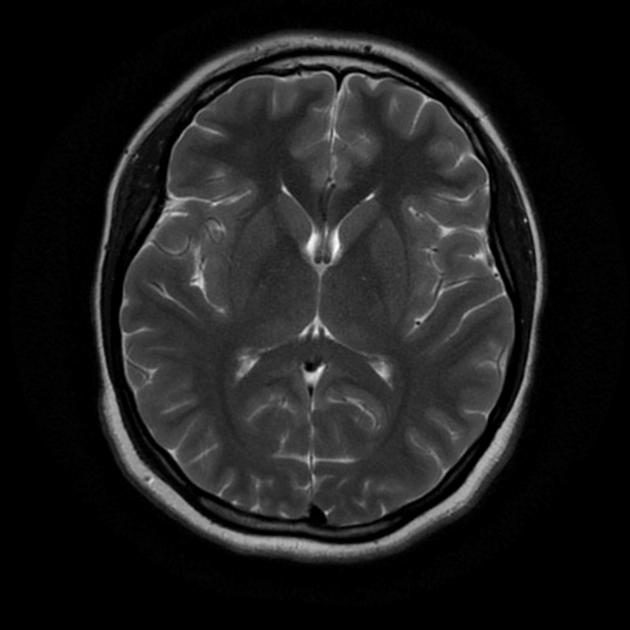
#> input picture augmented_data/aug_no/aug_1 no._0_5766.jpg, 630 x 630 px, given as the content of the folder TRAIN/, which was not available
$ jupyter execute --allow-errors VGG-16-2-unfreeze.ipynb   (shell and % lines are left out)
#> lines starting #> are read from the running program, lines starting #| are printed output that depends on the picture; after the words box and inside, x2 and y2 are one past the last pixel; in counts of white or black regions, pixels touching at a corner belong together; pictures that were not available may be replaced by others from this repository, and a replacement may not be noted
[cell 1]
from keras.applications.vgg19 import VGG19,preprocess_input
from keras.applications.xception import Xception,preprocess_input
from keras.applications.inception_v3 import InceptionV3
from keras.applications.resnet50 import ResNet50
import numpy as np
from tqdm import tqdm
import cv2
import os
import shutil
import itertools
import imutils
import matplotlib.pyplot as plt
from sklearn.preprocessing import LabelBinarizer
from sklearn.model_selection import train_test_split
from sklearn.metrics import accuracy_score, confusion_matrix

# import plotly.graph_objs as go
# from plotly.offline import init_notebook_mode, iplot
# from plotly import tools

from keras.preprocessing.image import ImageDataGenerator
from keras.applications.vgg16 import VGG16, preprocess_input
from keras import layers
from keras.models import Model, Sequential
from keras.optimizers import Adam, RMSprop
from keras.callbacks import EarlyStopping

#init_notebook_mode(connected=True)
RANDOM_SEED = 123

[cell 2]
IMG_PATH = 'augmented_data/'

[cell 3]
# split the data by train/val/test
for CLASS in os.listdir(IMG_PATH):
    if not CLASS.startswith('.'):
        IMG_NUM = len(os.listdir(IMG_PATH + CLASS))
        for (n, FILE_NAME) in enumerate(os.listdir(IMG_PATH + CLASS)):
            img = IMG_PATH + CLASS + '/' + FILE_NAME
            if n < 5:
                shutil.copy(img, 'TEST/' + CLASS.upper() + '/' + FILE_NAME)
            elif n < 0.8*IMG_NUM:
                shutil.copy(img, 'TRAIN/'+ CLASS.upper() + '/' + FILE_NAME)
            else:
                shutil.copy(img, 'VAL/'+ CLASS.upper() + '/' + FILE_NAME)

[cell 4]
def load_data(dir_path, img_size=(100,100)):
    """
    Load resized images as np.arrays to workspace
    """
#> called with dir_path = 'TRAIN/', img_size = (224, 224)
    X = []
    y = []
    i = 0
    labels = dict()
    for path in tqdm(sorted(os.listdir(dir_path))):
        if not path.startswith('.'):
            labels[i] = path
            for file in os.listdir(dir_path + path):
                if not file.startswith('.'):
                    img = cv2.imread(dir_path + path + '/' + file)
#> img is the input picture: shape (630, 630, 3); min 0, max 255, mean 29.8
                    X.append(img)
                    y.append(i)
            i += 1
    X = np.array(X)
    y = np.array(y)
    print(f'{len(X)} images loaded from {dir_path} directory.')
#| 1 images loaded from TRAIN/ directory.
    return X, y, labels

[cell 5]
def plot_confusion_matrix(cm, classes,
                          normalize=False,
                          title='Confusion matrix',
                          cmap=plt.cm.Blues):
    """
    This function prints and plots the confusion matrix.
    Normalization can be applied by setting `normalize=True`.
    """
    plt.figure(figsize = (6,6))
    plt.imshow(cm, interpolation='nearest', cmap=cmap)
    plt.title(title)
    plt.colorbar()
    tick_marks = np.arange(len(classes))
    plt.xticks(tick_marks, classes, rotation=90)
    plt.yticks(tick_marks, classes)
    if normalize:
        cm = cm.astype('float') / cm.sum(axis=1)[:, np.newaxis]

    thresh = cm.max() / 2.
    cm = np.round(cm,2)
    for i, j in itertools.product(range(cm.shape[0]), range(cm.shape[1])):
        plt.text(j, i, cm[i, j],
                 horizontalalignment="center",
                 color="white" if cm[i, j] > thresh else "black")
    plt.tight_layout()
    plt.ylabel('True label')
    plt.xlabel('Predicted label')
    plt.show()

[cell 6]
TRAIN_DIR = 'TRAIN/'
TEST_DIR = 'TEST/'
VAL_DIR = 'VAL/'
IMG_SIZE = (224,224)

# use predefined function to load the image data into workspace
X_train, y_train, labels = load_data(TRAIN_DIR, IMG_SIZE)
#> y_train = [0]; labels = {0: 'aug_1 no._0_5766.jpg'}
X_test, y_test, _ = load_data(TEST_DIR, IMG_SIZE)
#| 1 images loaded from TEST/ directory.
#> y_test = [0]
X_val, y_val, _ = load_data(VAL_DIR, IMG_SIZE)
#| 1 images loaded from VAL/ directory.
#> y_val = [0]

[cell 7]
def crop_imgs(set_name, add_pixels_value=0):
    """
    Finds the extreme points on the image and crops the rectangular out of them
    """
#> called with set_name = array of shape (1, 630, 630, 3), add_pixels_value = 0
    set_new = []
    for img in set_name:
        gray = cv2.cvtColor(img, cv2.COLOR_RGB2GRAY)
        gray = cv2.GaussianBlur(gray, (5, 5), 0)

        # threshold the image, then perform a series of erosions +
        # dilations to remove any small regions of noise
        thresh = cv2.threshold(gray, 45, 255, cv2.THRESH_BINARY)[1]
        thresh = cv2.erode(thresh, None, iterations=2)
        thresh = cv2.dilate(thresh, None, iterations=2)

        # find contours in thresholded image, then grab the largest one
        cnts = cv2.findContours(thresh.copy(), cv2.RETR_EXTERNAL, cv2.CHAIN_APPROX_SIMPLE)
        cnts = imutils.grab_contours(cnts)
        c = max(cnts, key=cv2.contourArea)

        # find the extreme points
        extLeft = tuple(c[c[:, :, 0].argmin()][0])
        extRight = tuple(c[c[:, :, 0].argmax()][0])
        extTop = tuple(c[c[:, :, 1].argmin()][0])
        extBot = tuple(c[c[:, :, 1].argmax()][0])

        ADD_PIXELS = add_pixels_value
        new_img = img[extTop[1]-ADD_PIXELS:extBot[1]+ADD_PIXELS, extLeft[0]-ADD_PIXELS:extRight[0]+ADD_PIXELS].copy()
        set_new.append(new_img)
#> this loop made 1 pass
#> (extLeft, extRight, extTop, extBot, ADD_PIXELS) on pass 1: ((94, 286), (543, 293), (287, 33), (307, 559), 0)
#> pass 1, in crop_imgs, `thresh = cv2.threshold(gray, 45, 255, cv2.THRESH_BINARY)[1]`:
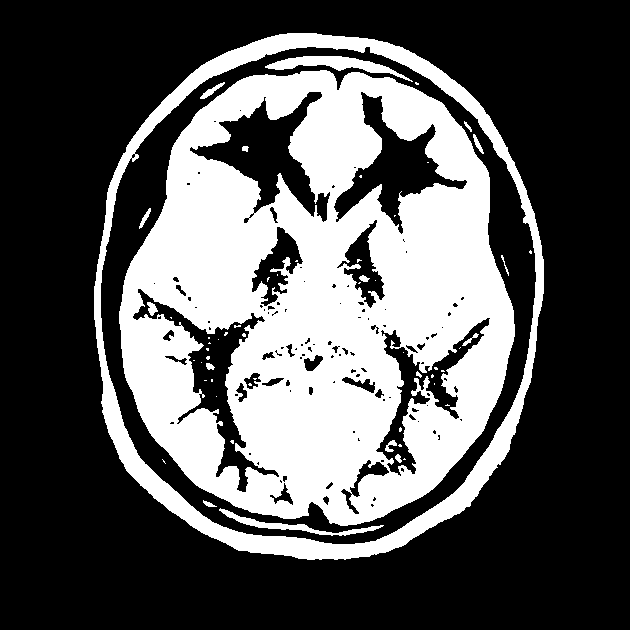
#> thresh: shape (630, 630); 34.3% white; 57 white regions (39 under 20 px), largest, box (x1, y1, x2, y2) and area: (119, 70, 515, 526) 113026, (94, 33, 544, 560) 20086, (265, 56, 413, 82) 1256
#> pass 1, in crop_imgs, `thresh = cv2.erode(thresh, None, iterations=2)`:
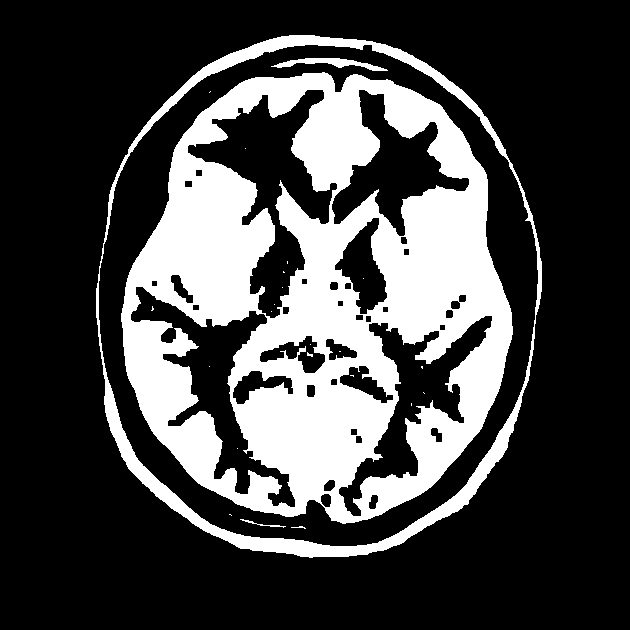
#> thresh: shape (630, 630); 27.1% white; 24 white regions (19 under 20 px), largest, box (x1, y1, x2, y2) and area: (121, 72, 513, 524) 94374, (96, 35, 542, 558) 12348, (271, 58, 388, 71) 592, (240, 519, 286, 528) 73, (291, 526, 306, 529) 20
#> after the loop, set_new = 1 item

    return np.array(set_new)

[cell 8]
X_train_crop = crop_imgs(set_name=X_train)
X_val_crop = crop_imgs(set_name=X_val)
#> the loop in crop_imgs (call 2), `for img in set_name:` made 1 pass
#> pass 1, in crop_imgs (call 2), `thresh = cv2.dilate(thresh, None, iterations=2)`:
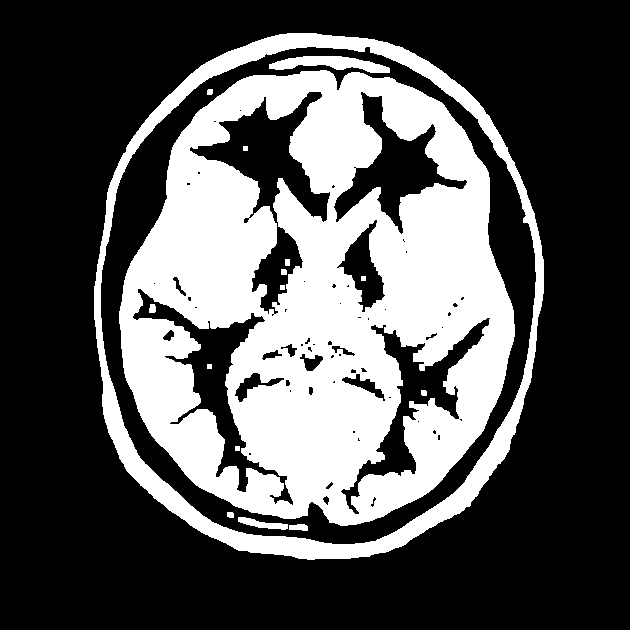
#> thresh: shape (630, 630); 33.4% white; 16 white regions, largest, box (x1, y1, x2, y2) and area: (119, 70, 515, 526) 110754, (94, 33, 544, 560) 20024, (269, 56, 390, 73) 1164
#> pass 1, in crop_imgs (call 2), `new_img = img[extTop[1]-ADD_PIXELS:extBot[1]+ADD_PIXELS, extLeft[0]-AD..`:
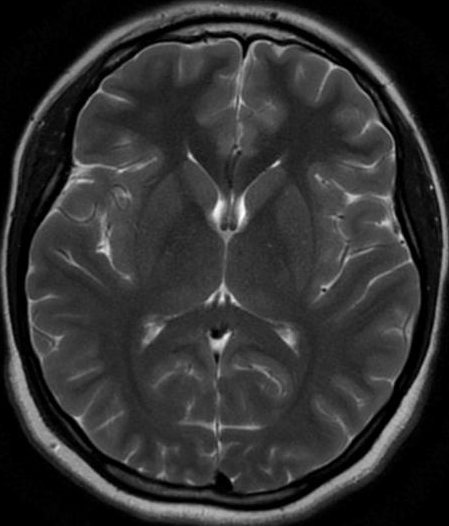
#> new_img: shape (526, 449, 3); min 0, max 255, mean 49.5
X_test_crop = crop_imgs(set_name=X_test)

[cell 9]
def save_new_images(x_set, y_set, folder_name):
#> called with x_set = array of shape (1, 526, 449, 3), y_set = array of shape (1,), folder_name = 'TRAIN_CROP/'
    i = 0
    for (img, imclass) in zip(x_set, y_set):
        if imclass == 0:
            cv2.imwrite(folder_name+'NO/'+str(i)+'.jpg', img)
        else:
            cv2.imwrite(folder_name+'YES/'+str(i)+'.jpg', img)
        i += 1
#> this loop made 1 pass
#> (imclass, i) on pass 1: (0, 1)
#> after the loop, i = 1


save_new_images(X_train_crop, y_train, folder_name='TRAIN_CROP/')
save_new_images(X_val_crop, y_val, folder_name='VAL_CROP/')
#> the loop in save_new_images (call 2), `for (img, imclass) in zip(x_set, y_set):` made 1 pass
save_new_images(X_test_crop, y_test, folder_name='TEST_CROP/')

[cell 10]
def preprocess_imgs(set_name, img_size):
    """
    Resize and apply VGG-16 preprocessing
    """
#> called with set_name = array of shape (1, 526, 449, 3), img_size = (224, 224)
    set_new = []
    for img in set_name:
        img = cv2.resize(
            img,
            dsize=img_size,
            interpolation=cv2.INTER_CUBIC
        )
        set_new.append(preprocess_input(img))
#> this loop made 1 pass
#> pass 1, in preprocess_imgs, `img = cv2.resize( img, dsize=img_size, interpolation=cv2.INTER_CUBIC )`:
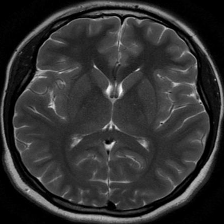
#> img: shape (224, 224, 3); min 0, max 254, mean 49.5
#> after the loop, set_new = []
    return np.array(set_new)

#> (the rest of this cell did not finish here and is left out)
